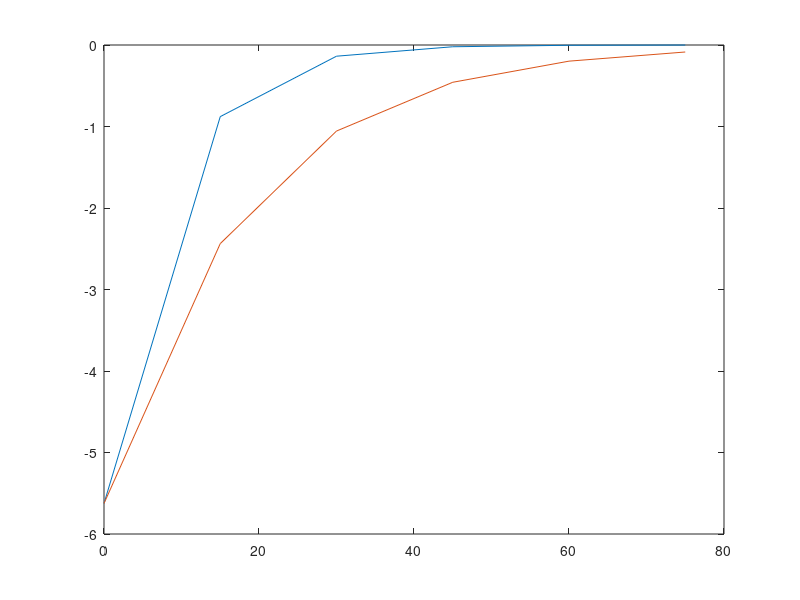
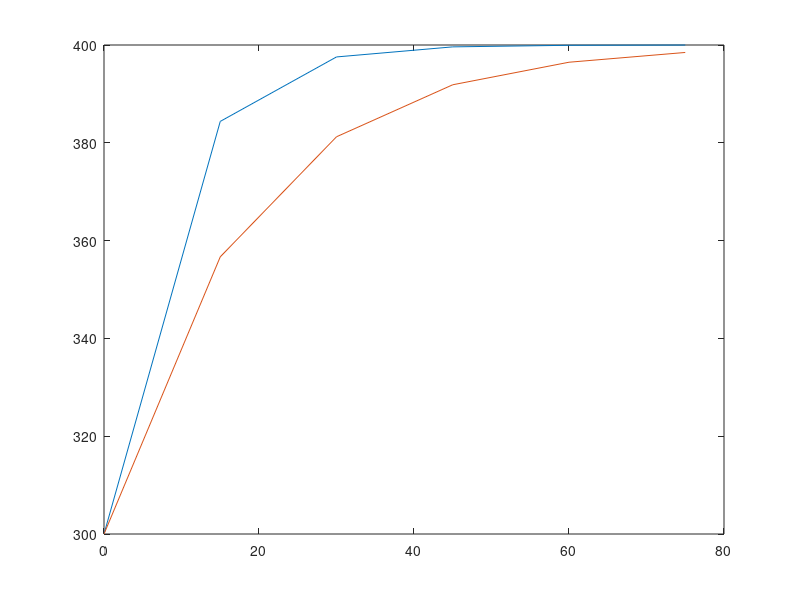

MATLAB code to generate these figures, in order: (Note: this script raises an error after producing the figures.)
% here we'll compare the three 

%function for rate of temperature change
func=@(T) 0.05625*(400-T);


%here we have calculated the stability point form previous euler file 

%step size
h=15;
%for t=1 minutes we have to calculate
n=60/h;
%initial time
t0=0;
%coloumn matrix that stores rate of temperature decrease at t(i)
F=zeros(n,1);
time=zeros(n,1);
T=zeros(n,1);

%initial value stored in column matrix
time(1)=t0;T(1)=300;F(1)=-5.625;


% ****code for explicit euler****
for i=1:n+1
    time(i+1)=t0+i*h;
    T(i+1)=T(i)+h*func(T(i));
    F(i+1)=-func(T(i+1));%function for rate of temperature decrease
end

%Temperature matrix for respective value of time matrix using euler explicit
disp(T)

%plot for rate of temperatue decrease v/s time when temperature calculated by euler explicit
figure(1)
plot(time,F)

%plot of temperature of ball v/s time when temperature calculated by euler explicit
figure(2)
plot(time,T)

%point upto which euler explicit method is stable.
hc=15;
m=60/hc;
%initial time
t0=0;
%coloumn matrix that stores rate of temperature decrease at t(i)
F=zeros(m,1);
time=zeros(m,1);
T=zeros(m,1);
%initial value stored in column matrix
time(1)=t0;T(1)=300;F(1)=-5.625;

%code for ****RK-4****
for i=1:m+1
    time(i+1)=time(1)+i*hc;
    k1=h*func(T(i));
    k2=h*func(T(i)+k1/2);
    k3=h*func(T(i)+k2/2);
    k4=h*func(T(i)+k3);
    T(i+1)=T(i)+1/6*(k1+2*k2 +2*k3 +k4);
    F(i+1)=-func(T(i+1));
end

%Temperature matrix for respective value of time matrix using RK_-4
disp(T) 

figure(2)
hold on
%plot of temperature of ball v/s time when temperature calculated by RK-4
plot(time,T)
figure(1)
hold on
%plot for rate of temperatue decrease v/s time when temperature calculated by RK-4
plot(time,F)

h = 15;
%point upto which euler explicit method is stable.
r = 4;
% 60/15

%intitial condition for rate matrix
Fi(1)=-5.625;
time = zeros(r+1,1);
T = zeros(r+1,1);
time(1) = 0;
T(1) = 300;
tol= 10^-8;
x = 0;
Temp = 300;

%code for ****implicit euler****
for i = 2:6
    Told = Temp;
    f = getf(Temp,Told,h);
    while abs(f) > tol
        Temp = Temp -(f/(getdf(Temp,h)));
        f = getf(Temp,Told,h);
    end
    x = x + h;
    time(i) = x;
    T(i) = Temp;
    Fi(i)=-func(T(i));
end


%Temperature matrix for respective value of time matrix using implicit
disp(T) 

figure(2)
hold on
%plot of temperature of ball v/s time when temperature calculated by
%implicit
plot(time,T)
title(' Rate of Temperature Change vs Time')
xlabel('Time(second)')
ylabel(' Rate of Temperature Change')
figure(1)
hold on
%plot for rate of temperatue decrease v/s time when temperature calculated
%by implicit
plot(time,Fi)
title('Temperature vs Time')
xlabel('Time(second)')
ylabel('Temperature')


%function for rate of temperature change
function f = getf(Temp,Told,h)
 f = Temp - Told -h*(0.05625*(400-Temp));
end
function df = getdf(Temp,h)
df =  1 + h*0.05625;
end




